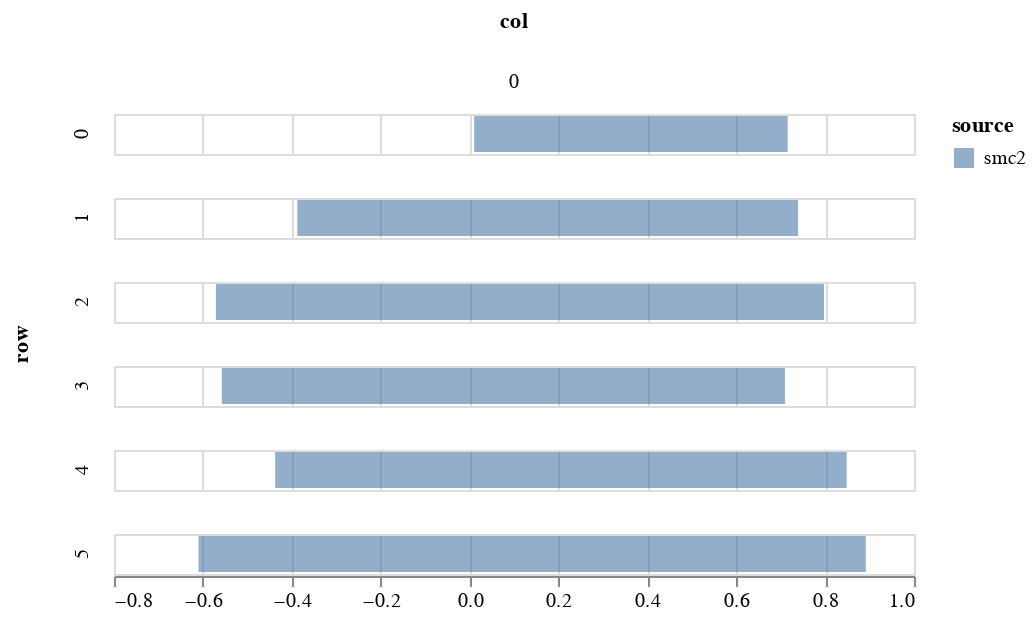

Notebook code for this chart:
### Markdown cell above
## Plot MCMC samples

### Code cell
param = 'beta'
df = get_post_df(ps_smc2[param])
df_quant = df.groupby(['row', 'col'])[['value']].quantile(0.025).reset_index()
df_quant.rename({'value':'q1'}, axis=1, inplace=True)
df_quant2 = df.groupby(['row', 'col'])[['value']].quantile(0.975).reset_index()
df_quant2.rename({'value':'q2'}, axis=1, inplace=True)

df = df_quant.merge(df_quant2, on=['row', 'col'])

# simple quantile chart
df['source'] = 'smc2'
c1 = alt.Chart(df).mark_bar(opacity=0.6).encode(
        alt.X('q1', title=None),
        alt.X2('q2', title=None),
        alt.Row('row'),
        alt.Column('col'),
        alt.Color('source')
)
c1

### Figure 1 — Vega-Lite specification as saved in the notebook (floating-point values rounded to 4 significant figures)
{"config": {"view": {"continuousWidth": 400, "continuousHeight": 300}}, "data": {"name": "data-a244ff46c53115b30feeb33a1b572bf6"}, "mark": {"type": "bar", "opacity": 0.6}, "encoding": {"color": {"type": "nominal", "field": "source"}, "column": {"type": "quantitative", "field": "col"}, "row": {"type": "quantitative", "field": "row"}, "x": {"type": "quantitative", "field": "q1", "title": null}, "x2": {"field": "q2", "title": null}}, "$schema": "https://vega.github.io/schema/vega-lite/v4.8.1.json", "datasets": {"data-a244ff46c53115b30feeb33a1b572bf6": [{"row": 0, "col": 0, "q1": 0.01046, "q2": 0.7158, "source": "smc2"}, {"row": 1, "col": 0, "q1": -0.3875, "q2": 0.7392, "source": "smc2"}, {"row": 2, "col": 0, "q1": -0.5707, "q2": 0.7975, "source": "smc2"}, {"row": 3, "col": 0, "q1": -0.5573, "q2": 0.7096, "source": "smc2"}, {"row": 4, "col": 0, "q1": -0.4375, "q2": 0.8484, "source": "smc2"}, {"row": 5, "col": 0, "q1": -0.6098, "q2": 0.8915, "source": "smc2"}]}}
